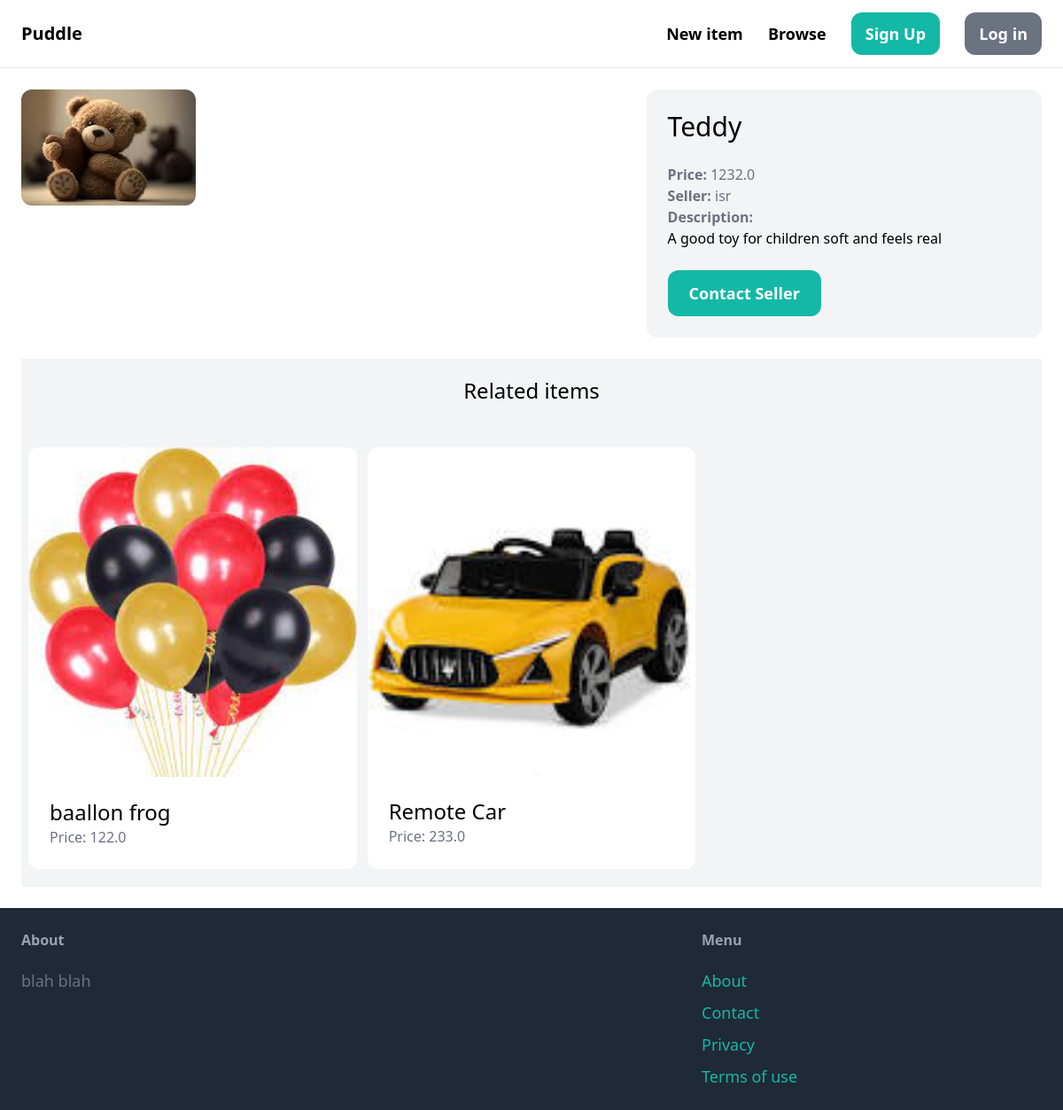
Screenshot of /items/3/ with the database file from the repository.
### item/models.py (models this page shows, shortened)
class Item(models.Model):
    category = models.ForeignKey(Category, related_name='items', on_delete=models.CASCADE)
    name = models.CharField(max_length=255)
    description = models.TextField(blank=True, null=True)
    price = models.FloatField()
    image = models.ImageField(upload_to='item_images', blank=True, null=True)
    is_sold = models.BooleanField(default=False)
    created_by = models.ForeignKey(User, related_name='items', on_delete=models.CASCADE)
    created_at = models.DateTimeField(auto_now_add=True)

### item/views.py (the view)
# urls.py: path('<int:pk>/',views.detail,name='detail'),
def detail(request,pk):
    item=get_object_or_404(Item,pk=pk)
    related_items=Item.objects.filter(category=item.category,is_sold=False).exclude(pk=pk)[0:3]
    context={
        'item':item,
        'related_items':related_items
    }
    return render(request,'item/detail.htm',context)

### item/templates/item/detail.htm (shortened to what this page needs)
{% extends 'polls/base.htm' %}
{% block content %}
{% load static %}
<div class="grid grid-cols-5 gap-6">
    <div class="col-span-3">
        <img src="{{ item.image.url }}"  class="rounded-xl">
    </div>
    <div class="col-span-2 p-6 bg-gray-100 rounded-xl">
        <h1 class="mb-6 text-3xl">{{item.name}}</h1>
        <p class="text-gray-500"><strong>Price: </strong>{{item.price}}</p>
        <p class="text-gray-500"><strong>Seller: </strong>{{item.created_by}}</p>
        {% if item.description %}
        <p class="text=gray-700">
            <strong class="text-gray-500">Description: </strong><br>
            {{item.description}}
        </p>
        {% endif %}
        {% if request.user == item.created_by %}
        <div class="mt-6 p-6 bg-white rounded-xl">
            <p>This is your item</p>
            <a href="{% url 'item:delete' item.id %}" class="inline-block mt-6 px-6 py-3 txt-lg font-semibold bg-red-500 text-white rounded-xl">Delete</a>
            <a href="{% url 'item:edit' item.id %}" class="inline-block mt-6 px-6 py-3 txt-lg font-semibold bg-red-500 text-white rounded-xl">Edit</a>
        </div>
        {% else %}
        <a href="{% url 'conversation:new' item.id %}" class="inline-block mt-6 px-6 py-3 text-lg font-semibold bg-teal-500 text-white hover:bg-teal-700 rounded-xl">Contact Seller</a>
        {% endif %}
    </div>
</div>
<div class="mt-6 px-2 py-5 bg-gray-100">
    <h2 class="mb-12 text-2xl text-center">Related items</h2>
    <div class="grid grid-cols-3 gap-3">
        {% for item in related_items %}
        <div class="bg-white rounded-xl">
            <a href="{% url 'item:detail' item.id %}">
                <div>
                    <img src="{{ item.image.url }}" class="w-full rounded-t-xl" width="100" height="100">
                </div>
                <div class="p-6">
                    <h2 class="text-2xl">{{ item.name }}</h2>
                    <p class="text-gray-500">Price: {{ item.price }}</p>
                </div>
            </a>
        </div>
        {% endfor %}
    </div>
</div>
{% endblock %}

### rows the page displays
Item: image (picture), name "Teddy", price "1232.0", created_by "isr", description "A good toy for children soft and feels real"
Item: image (picture), name "baallon frog", price "122.0"
Item: image (picture), name "Remote Car", price "233.0"
